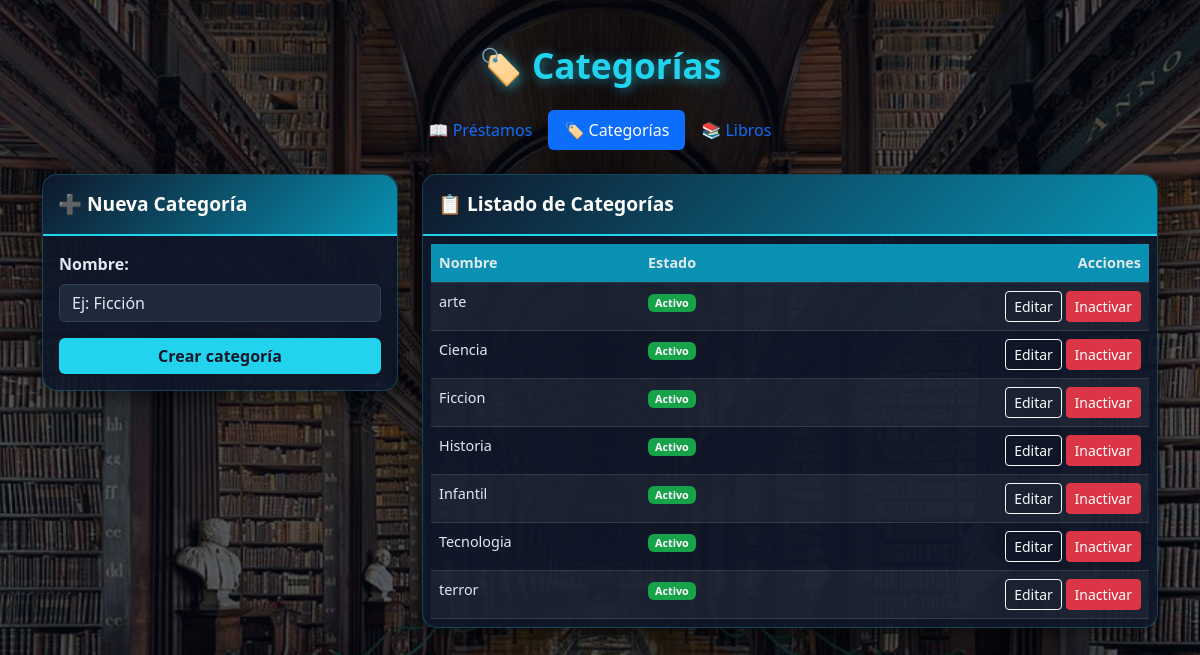
Screenshot of /modulo/categorias.php with the database file from the repository.
### tables this page shows
CREATE TABLE `categorias` (
  `id_categoria` int(11) NOT NULL AUTO_INCREMENT,
  `nombre_categoria` varchar(50) NOT NULL,
  `estado` enum('activo','inactivo') NOT NULL DEFAULT 'activo',
  PRIMARY KEY (`id_categoria`),
  UNIQUE KEY `nombre_categoria` (`nombre_categoria`)
);

### funciones.php (called while the page is built, shortened)
<?php
function obtenerCategoriasTodas(PDO $pdo) {
    $sql = "SELECT id_categoria, nombre_categoria, estado FROM categorias ORDER BY nombre_categoria ASC";
    return $pdo->query($sql)->fetchAll();
}

### modulo/categorias.php (the view, shortened to what this page needs)
<?php
require_once __DIR__ . '/../BD/config.php';
require_once __DIR__ . '/../funciones.php';
$db  = new Database();
$pdo = $db->conectar();
$categoria_editar = isset($_GET['editar']) ? obtenerCategoriaPorId($pdo, trim($_GET['editar'])) : null;
$categorias = obtenerCategoriasTodas($pdo);
?>
<!DOCTYPE html>
<html lang="es">
<head>
    <link href="../bootstrap/css/bootstrap.min.css" rel="stylesheet">
    <link href="../css/style.css" rel="stylesheet">
</head>
<body class="bg-light">
    <div class="overlay">
        <div class="container py-4">
            <h1 class="text-center mb-4 titulo-principal">🏷️ Categorías</h1>
            <ul class="nav nav-pills justify-content-center mb-4">
                <li class="nav-item">
                    <a class="nav-link" href="../index.php">📖 Préstamos</a>
                </li>
                <li class="nav-item">
                    <a class="nav-link active" href="categorias.php">🏷️ Categorías</a>
                </li>
                <li class="nav-item">
                    <a class="nav-link" href="libros.php">📚 Libros</a>
                </li>
            </ul>
            <div class="row">
                <div class="col-lg-4 mb-4">
                    <div class="card card-biblioteca">
                        <div class="card-header-biblioteca">
                            <?php echo $categoria_editar ? '✏️ Editar Categoría' : '➕ Nueva Categoría'; ?>
                        </div>
                        <div class="card-body">
                            <form method="POST" action="categorias.php">
                                <div class="mb-3">
                                    <label class="form-label fw-bold">Nombre:</label>
                                    <input
                                        type="text" class="form-control" name="nombre_categoria" placeholder="Ej: Ficción"
                                        value="<?php echo $categoria_editar ? htmlspecialchars($categoria_editar['nombre_categoria']) : ''; ?>"
                                        required>
                                </div>
                                <button class="btn btn-biblioteca w-100">
                                    <?php
                                    echo $categoria_editar ? 'Guardar cambios' : 'Crear categoría';
                                    ?>
                                </button>
                            </form>
                        </div>
                    </div>
                </div>
                <div class="col-lg-8 mb-4">
                    <div class="card card-biblioteca">
                        <div class="card-header-biblioteca">
                            📋 Listado de Categorías
                        </div>
                        <div class="card-body p-2">
                            <table class="table table-striped table-hover mb-0 tabla-biblioteca">
                                <thead>
                                    <tr>
                                        <th>Nombre</th>
                                        <th>Estado</th>
                                        <th class="text-end">Acciones</th>
                                    </tr>
                                </thead>
                                <tbody>
                                    <?php if (count($categorias) == 0): ?>
                                        <tr>
                                            <td colspan="3" class="text-center text-muted">
                                                No hay categorías registradas
                                            </td>
                                        </tr>
                                    <?php else: ?>
                                        <?php foreach ($categorias as $c): ?>
                                            <tr>
                                                <td>
                                                    <?php echo htmlspecialchars($c['nombre_categoria']); ?>
                                                </td>
                                                <td>
                                                    <?php if ($c['estado'] == 'activo'): ?>
                                                        <span class="badge badge-disponible">
                                                            Activo
                                                        </span>
                                                    <?php else: ?>
                                                        <span class="badge badge-inactivo">
                                                            Inactivo
                                                        </span>
                                                    <?php endif; ?>
                                                </td>
                                                <td class="text-end">
                                                    <a
                                                        href="categorias.php?editar=<?php echo $c['id_categoria']; ?>"
                                                        class="btn btn-sm btn-outline-light">
                                                        Editar
                                                    </a>
                                                    <form
                                                        method="POST" action="categorias.php" class="d-inline">
                                                        <?php if ($c['estado'] == 'activo'): ?>
                                                            <button
                                                                class="btn btn-sm btn-danger">
                                                                Inactivar
                                                            </button>
                                                        <?php endif; ?>
                                                    </form>
                                                </td>
                                            </tr>
                                        <?php endforeach; ?>
                                    <?php endif; ?>
                                </tbody>
                            </table>
                        </div>
                    </div>
                </div>
            </div>
        </div>
    </div>
</body>
</html>

### css/style.css (style rules this page uses)
body { background-image: url('../fondo.jpg'); background-size: cover; background-position: center; background-repeat: no-repeat; background-attachment: fixed; min-height: 100vh; font-family: 'Segoe UI', Tahoma, sans-serif; }
.overlay { background-color: rgba(3, 7, 18, 0.65); min-height: 100vh; padding: 20px 0; }
.titulo-principal { color: #22d3ee; text-shadow: 2px 2px 12px rgba(34, 211, 238, 0.6); font-weight: bold; font-size: 2.2rem; }
.card-biblioteca { background-color: rgba(15, 23, 42, 0.92); border-radius: 15px; box-shadow: 0 8px 25px rgba(0, 0, 0, 0.5); border: 1px solid rgba(34, 211, 238, 0.25); color: #e2e8f0; }
.card-header-biblioteca { background: linear-gradient(135deg, #0f172a, #0891b2); color: #ffffff; border-radius: 15px 15px 0 0; padding: 15px; font-weight: bold; font-size: 1.2rem; border-bottom: 2px solid #22d3ee; }
.card-biblioteca .form-label, .card-biblioteca p { color: #e2e8f0; }
.card-biblioteca .form-control, .card-biblioteca .form-select { background-color: #1e293b; color: #e2e8f0; border: 1px solid #334155; }
.btn-biblioteca { background-color: #22d3ee; border: none; color: #0f172a; font-weight: 700; }
.tabla-biblioteca { --bs-table-color: #e2e8f0; --bs-table-bg: transparent; --bs-table-striped-color: #e2e8f0; --bs-table-striped-bg: rgba(255, 255, 255, 0.05); --bs-table-hover-color: #ffffff; --bs-table-hover-bg: rgba(34, 211, 238, 0.15); --bs-table-border-color: rgba(255, 255, 255, 0.15); font-size: 0.9rem; }
.tabla-biblioteca thead { background-color: #0891b2; color: white; }
.badge-disponible { background-color: #16a34a; }
.card-biblioteca .form-control::placeholder { color: #e2e8f0; opacity: 1; }

### rows the page displays
categorias: nombre_categoria "arte", estado "Activo"
categorias: nombre_categoria "Ciencia", estado "Activo"
categorias: nombre_categoria "Ficcion", estado "Activo"
categorias: nombre_categoria "Historia", estado "Activo"
categorias: nombre_categoria "Infantil", estado "Activo"
categorias: nombre_categoria "Tecnologia", estado "Activo"
categorias: nombre_categoria "terror", estado "Activo"
